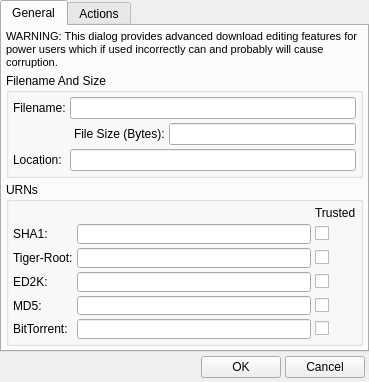
<?xml version="1.0" encoding="UTF-8"?>
<ui version="4.0">
 <class>CDialogDownloadProperties</class>
 <widget class="QDialog" name="DialogDownloadProperties">
  <property name="geometry">
   <rect>
    <x>0</x>
    <y>0</y>
    <width>369</width>
    <height>382</height>
   </rect>
  </property>
  <property name="minimumSize">
   <size>
    <width>369</width>
    <height>382</height>
   </size>
  </property>
  <property name="maximumSize">
   <size>
    <width>369</width>
    <height>382</height>
   </size>
  </property>
  <property name="windowTitle">
   <string>Download Properties</string>
  </property>
  <property name="windowIcon">
   <iconset resource="../Resource.qrc">
    <normaloff>:/Resource/Generic/Properties.png</normaloff>:/Resource/Generic/Properties.png</iconset>
  </property>
  <property name="autoFillBackground">
   <bool>true</bool>
  </property>
  <layout class="QGridLayout" name="gridLayout_2">
   <property name="margin">
    <number>0</number>
   </property>
   <property name="spacing">
    <number>0</number>
   </property>
   <item row="0" column="0">
    <widget class="QTabWidget" name="tabWidgetProperties">
     <property name="currentIndex">
      <number>0</number>
     </property>
     <widget class="QWidget" name="tabGeneral">
      <attribute name="title">
       <string>General</string>
      </attribute>
      <layout class="QGridLayout" name="gridLayout_5">
       <property name="margin">
        <number>4</number>
       </property>
       <property name="spacing">
        <number>4</number>
       </property>
       <item row="0" column="0">
        <widget class="QLabel" name="labelGeneralDisclaimer">
         <property name="maximumSize">
          <size>
           <width>16777215</width>
           <height>50</height>
          </size>
         </property>
         <property name="text">
          <string>&lt;!DOCTYPE HTML PUBLIC &quot;-//W3C//DTD HTML 4.0//EN&quot; &quot;http://www.w3.org/TR/REC-html40/strict.dtd&quot;&gt;
&lt;html&gt;&lt;head&gt;&lt;meta name=&quot;qrichtext&quot; content=&quot;1&quot; /&gt;&lt;style type=&quot;text/css&quot;&gt;
p, li { white-space: pre-wrap; }
&lt;/style&gt;&lt;/head&gt;&lt;body style=&quot; font-family:'MS Shell Dlg 2'; font-size:8.25pt; font-weight:400; font-style:normal;&quot;&gt;
&lt;p style=&quot; margin-top:0px; margin-bottom:0px; margin-left:0px; margin-right:0px; -qt-block-indent:0; text-indent:0px;&quot;&gt;&lt;span style=&quot; font-size:8pt;&quot;&gt;WARNING: This dialog provides advanced download editing features for power users which if used incorrectly can and probably will cause corruption.&lt;/span&gt;&lt;/p&gt;&lt;/body&gt;&lt;/html&gt;</string>
         </property>
         <property name="wordWrap">
          <bool>true</bool>
         </property>
        </widget>
       </item>
       <item row="1" column="0">
        <widget class="QGroupBox" name="groupBoxFilenameSaze">
         <property name="title">
          <string>Filename And Size</string>
         </property>
         <layout class="QGridLayout" name="gridLayout_6">
          <property name="margin">
           <number>4</number>
          </property>
          <property name="spacing">
           <number>4</number>
          </property>
          <item row="0" column="0">
           <layout class="QGridLayout" name="gridLayoutFilenameSize">
            <item row="0" column="0">
             <widget class="QLabel" name="labelFilename">
              <property name="text">
               <string>Filename:</string>
              </property>
             </widget>
            </item>
            <item row="0" column="1" colspan="3">
             <widget class="QLineEdit" name="lineEditFilename"/>
            </item>
            <item row="1" column="2">
             <widget class="QLabel" name="labelFileSize">
              <property name="text">
               <string>File Size (Bytes):</string>
              </property>
             </widget>
            </item>
            <item row="1" column="0" colspan="2">
             <spacer name="horizontalSpacerFilenameSize">
              <property name="orientation">
               <enum>Qt::Horizontal</enum>
              </property>
              <property name="sizeHint" stdset="0">
               <size>
                <width>40</width>
                <height>20</height>
               </size>
              </property>
             </spacer>
            </item>
            <item row="1" column="3">
             <widget class="QLineEdit" name="lineEditFileSize"/>
            </item>
            <item row="2" column="1" colspan="3">
             <widget class="QLineEdit" name="lineEditLocation"/>
            </item>
            <item row="2" column="0">
             <widget class="QLabel" name="labelLocation">
              <property name="text">
               <string>Location:</string>
              </property>
             </widget>
            </item>
           </layout>
          </item>
         </layout>
        </widget>
       </item>
       <item row="2" column="0">
        <widget class="QGroupBox" name="groupBoxURNs">
         <property name="title">
          <string>URNs</string>
         </property>
         <layout class="QGridLayout" name="gridLayout_7">
          <property name="margin">
           <number>4</number>
          </property>
          <property name="spacing">
           <number>4</number>
          </property>
          <item row="0" column="0">
           <layout class="QGridLayout" name="gridLayoutURNs">
            <item row="1" column="0">
             <widget class="QLabel" name="labelSHA1">
              <property name="text">
               <string notr="true">SHA1:</string>
              </property>
             </widget>
            </item>
            <item row="1" column="1">
             <widget class="QLineEdit" name="lineEditSHA1"/>
            </item>
            <item row="1" column="2">
             <widget class="QCheckBox" name="checkBoxSHA1">
              <property name="text">
               <string/>
              </property>
             </widget>
            </item>
            <item row="0" column="2">
             <widget class="QLabel" name="labelTrusted">
              <property name="text">
               <string>Trusted</string>
              </property>
             </widget>
            </item>
            <item row="2" column="0">
             <widget class="QLabel" name="labelTigerRoot">
              <property name="text">
               <string notr="true">Tiger-Root:</string>
              </property>
             </widget>
            </item>
            <item row="3" column="0">
             <widget class="QLabel" name="labelED2K">
              <property name="text">
               <string notr="true">ED2K:</string>
              </property>
             </widget>
            </item>
            <item row="4" column="0">
             <widget class="QLabel" name="labelMD5">
              <property name="text">
               <string notr="true">MD5:</string>
              </property>
             </widget>
            </item>
            <item row="5" column="0">
             <widget class="QLabel" name="labelBitTorrent">
              <property name="text">
               <string notr="true">BitTorrent:</string>
              </property>
             </widget>
            </item>
            <item row="2" column="1">
             <widget class="QLineEdit" name="lineEditTigerRoot"/>
            </item>
            <item row="3" column="1">
             <widget class="QLineEdit" name="lineEditED2K"/>
            </item>
            <item row="4" column="1">
             <widget class="QLineEdit" name="lineEditMD5"/>
            </item>
            <item row="5" column="1">
             <widget class="QLineEdit" name="lineEditBitTorrent"/>
            </item>
            <item row="2" column="2">
             <widget class="QCheckBox" name="checkBoxTigerRoot">
              <property name="text">
               <string/>
              </property>
             </widget>
            </item>
            <item row="3" column="2">
             <widget class="QCheckBox" name="checkBoxED2K">
              <property name="text">
               <string/>
              </property>
             </widget>
            </item>
            <item row="4" column="2">
             <widget class="QCheckBox" name="checkBoxMD5">
              <property name="text">
               <string/>
              </property>
             </widget>
            </item>
            <item row="5" column="2">
             <widget class="QCheckBox" name="checkBoxBitTorrent">
              <property name="text">
               <string/>
              </property>
             </widget>
            </item>
           </layout>
          </item>
         </layout>
        </widget>
       </item>
      </layout>
     </widget>
     <widget class="QWidget" name="tabActions">
      <attribute name="title">
       <string>Actions</string>
      </attribute>
      <layout class="QGridLayout" name="gridLayout_10">
       <item row="0" column="0">
        <widget class="QLabel" name="labelActionsDisclaimer">
         <property name="maximumSize">
          <size>
           <width>16777215</width>
           <height>50</height>
          </size>
         </property>
         <property name="text">
          <string>&lt;!DOCTYPE HTML PUBLIC &quot;-//W3C//DTD HTML 4.0//EN&quot; &quot;http://www.w3.org/TR/REC-html40/strict.dtd&quot;&gt;
&lt;html&gt;&lt;head&gt;&lt;meta name=&quot;qrichtext&quot; content=&quot;1&quot; /&gt;&lt;style type=&quot;text/css&quot;&gt;
p, li { white-space: pre-wrap; }
&lt;/style&gt;&lt;/head&gt;&lt;body style=&quot; font-family:'MS Shell Dlg 2'; font-size:8.25pt; font-weight:400; font-style:normal;&quot;&gt;
&lt;p style=&quot; margin-top:0px; margin-bottom:0px; margin-left:0px; margin-right:0px; -qt-block-indent:0; text-indent:0px;&quot;&gt;&lt;span style=&quot; font-size:8pt;&quot;&gt;WARNING: This dialog provides advanced download editing features for power users which if used incorrectly can and probably will cause corruption.&lt;/span&gt;&lt;/p&gt;&lt;/body&gt;&lt;/html&gt;</string>
         </property>
         <property name="wordWrap">
          <bool>true</bool>
         </property>
        </widget>
       </item>
       <item row="1" column="0">
        <widget class="QGroupBox" name="groupBoxActions">
         <property name="sizePolicy">
          <sizepolicy hsizetype="Preferred" vsizetype="MinimumExpanding">
           <horstretch>0</horstretch>
           <verstretch>0</verstretch>
          </sizepolicy>
         </property>
         <property name="title">
          <string>Actions</string>
         </property>
         <layout class="QGridLayout" name="gridLayout_8">
          <property name="margin">
           <number>4</number>
          </property>
          <property name="spacing">
           <number>4</number>
          </property>
          <item row="0" column="0">
           <widget class="QLabel" name="labelForgetVerification">
            <property name="text">
             <string>&lt;!DOCTYPE HTML PUBLIC &quot;-//W3C//DTD HTML 4.0//EN&quot; &quot;http://www.w3.org/TR/REC-html40/strict.dtd&quot;&gt;
&lt;html&gt;&lt;head&gt;&lt;meta name=&quot;qrichtext&quot; content=&quot;1&quot; /&gt;&lt;style type=&quot;text/css&quot;&gt;
p, li { white-space: pre-wrap; }
&lt;/style&gt;&lt;/head&gt;&lt;body style=&quot; font-family:'MS Shell Dlg 2'; font-size:8.25pt; font-weight:400; font-style:normal;&quot;&gt;
&lt;p style=&quot; margin-top:0px; margin-bottom:0px; margin-left:0px; margin-right:0px; -qt-block-indent:0; text-indent:0px;&quot;&gt;&lt;a href=&quot;dummy&quot;&gt;&lt;span style=&quot; font-size:8pt; text-decoration: underline; color:#0000ff;&quot;&gt;Forget current verification status and reverify&lt;/span&gt;&lt;/a&gt;&lt;/p&gt;&lt;/body&gt;&lt;/html&gt;</string>
            </property>
           </widget>
          </item>
          <item row="1" column="0">
           <widget class="QLabel" name="labelAssumeComplete">
            <property name="text">
             <string>&lt;!DOCTYPE HTML PUBLIC &quot;-//W3C//DTD HTML 4.0//EN&quot; &quot;http://www.w3.org/TR/REC-html40/strict.dtd&quot;&gt;
&lt;html&gt;&lt;head&gt;&lt;meta name=&quot;qrichtext&quot; content=&quot;1&quot; /&gt;&lt;style type=&quot;text/css&quot;&gt;
p, li { white-space: pre-wrap; }
&lt;/style&gt;&lt;/head&gt;&lt;body style=&quot; font-family:'MS Shell Dlg 2'; font-size:8.25pt; font-weight:400; font-style:normal;&quot;&gt;
&lt;p style=&quot; margin-top:0px; margin-bottom:0px; margin-left:0px; margin-right:0px; -qt-block-indent:0; text-indent:0px;&quot;&gt;&lt;a href=&quot;dummy&quot;&gt;&lt;span style=&quot; text-decoration: underline; color:#0000ff;&quot;&gt;Assume file is 100% complete and reverify&lt;/span&gt;&lt;/a&gt;&lt;/p&gt;&lt;/body&gt;&lt;/html&gt;</string>
            </property>
           </widget>
          </item>
          <item row="2" column="0">
           <widget class="QLabel" name="labelForgetSources">
            <property name="text">
             <string>&lt;!DOCTYPE HTML PUBLIC &quot;-//W3C//DTD HTML 4.0//EN&quot; &quot;http://www.w3.org/TR/REC-html40/strict.dtd&quot;&gt;
&lt;html&gt;&lt;head&gt;&lt;meta name=&quot;qrichtext&quot; content=&quot;1&quot; /&gt;&lt;style type=&quot;text/css&quot;&gt;
p, li { white-space: pre-wrap; }
&lt;/style&gt;&lt;/head&gt;&lt;body style=&quot; font-family:'MS Shell Dlg 2'; font-size:8.25pt; font-weight:400; font-style:normal;&quot;&gt;
&lt;p style=&quot; margin-top:0px; margin-bottom:0px; margin-left:0px; margin-right:0px; -qt-block-indent:0; text-indent:0px;&quot;&gt;&lt;a href=&quot;dummy&quot;&gt;&lt;span style=&quot; text-decoration: underline; color:#0000ff;&quot;&gt;Forget all known sources&lt;/span&gt;&lt;/a&gt;&lt;/p&gt;&lt;/body&gt;&lt;/html&gt;</string>
            </property>
           </widget>
          </item>
          <item row="3" column="0">
           <widget class="QLabel" name="labelMerge">
            <property name="text">
             <string>&lt;!DOCTYPE HTML PUBLIC &quot;-//W3C//DTD HTML 4.0//EN&quot; &quot;http://www.w3.org/TR/REC-html40/strict.dtd&quot;&gt;
&lt;html&gt;&lt;head&gt;&lt;meta name=&quot;qrichtext&quot; content=&quot;1&quot; /&gt;&lt;style type=&quot;text/css&quot;&gt;
p, li { white-space: pre-wrap; }
&lt;/style&gt;&lt;/head&gt;&lt;body style=&quot; font-family:'MS Shell Dlg 2'; font-size:8.25pt; font-weight:400; font-style:normal;&quot;&gt;
&lt;p style=&quot; margin-top:0px; margin-bottom:0px; margin-left:0px; margin-right:0px; -qt-block-indent:0; text-indent:0px;&quot;&gt;&lt;a href=&quot;dummy&quot;&gt;&lt;span style=&quot; text-decoration: underline; color:#0000ff;&quot;&gt;Merge with local file and verify&lt;/span&gt;&lt;/a&gt;&lt;/p&gt;&lt;/body&gt;&lt;/html&gt;</string>
            </property>
           </widget>
          </item>
          <item row="4" column="0">
           <widget class="QLabel" name="labelCancelBtSave">
            <property name="text">
             <string>&lt;!DOCTYPE HTML PUBLIC &quot;-//W3C//DTD HTML 4.0//EN&quot; &quot;http://www.w3.org/TR/REC-html40/strict.dtd&quot;&gt;
&lt;html&gt;&lt;head&gt;&lt;meta name=&quot;qrichtext&quot; content=&quot;1&quot; /&gt;&lt;style type=&quot;text/css&quot;&gt;
p, li { white-space: pre-wrap; }
&lt;/style&gt;&lt;/head&gt;&lt;body style=&quot; font-family:'MS Shell Dlg 2'; font-size:8.25pt; font-weight:400; font-style:normal;&quot;&gt;
&lt;p style=&quot; margin-top:0px; margin-bottom:0px; margin-left:0px; margin-right:0px; -qt-block-indent:0; text-indent:0px;&quot;&gt;&lt;a href=&quot;dummy&quot;&gt;&lt;span style=&quot; text-decoration: underline; color:#0000ff;&quot;&gt;Cancel download but save incomplete file(s)&lt;/span&gt;&lt;/a&gt;&lt;/p&gt;&lt;/body&gt;&lt;/html&gt;</string>
            </property>
           </widget>
          </item>
         </layout>
        </widget>
       </item>
       <item row="2" column="0">
        <widget class="QGroupBox" name="groupBoxEraser">
         <property name="title">
          <string>Data Eraser</string>
         </property>
         <layout class="QGridLayout" name="gridLayout_9">
          <property name="margin">
           <number>4</number>
          </property>
          <property name="spacing">
           <number>4</number>
          </property>
          <item row="0" column="0">
           <widget class="QSpinBox" name="spinBoxBytesBegin">
            <property name="prefix">
             <string>Byte Range: </string>
            </property>
           </widget>
          </item>
          <item row="0" column="1">
           <widget class="QSpinBox" name="spinBoxBytesEnd">
            <property name="prefix">
             <string>to </string>
            </property>
           </widget>
          </item>
          <item row="0" column="2">
           <widget class="QPushButton" name="pushButtonErase">
            <property name="text">
             <string>Erase</string>
            </property>
           </widget>
          </item>
         </layout>
        </widget>
       </item>
      </layout>
     </widget>
    </widget>
   </item>
   <item row="1" column="0">
    <layout class="QGridLayout" name="gridLayoutFooter">
     <property name="margin">
      <number>4</number>
     </property>
     <property name="spacing">
      <number>4</number>
     </property>
     <item row="0" column="0">
      <spacer name="horizontalSpacerFooter">
       <property name="orientation">
        <enum>Qt::Horizontal</enum>
       </property>
       <property name="sizeHint" stdset="0">
        <size>
         <width>40</width>
         <height>20</height>
        </size>
       </property>
      </spacer>
     </item>
     <item row="0" column="1">
      <widget class="QPushButton" name="pushButtonOK">
       <property name="text">
        <string>OK</string>
       </property>
      </widget>
     </item>
     <item row="0" column="2">
      <widget class="QPushButton" name="pushButtonCancel">
       <property name="text">
        <string>Cancel</string>
       </property>
      </widget>
     </item>
    </layout>
   </item>
  </layout>
 </widget>
 <resources>
  <include location="../Resource.qrc"/>
 </resources>
 <connections/>
</ui>
